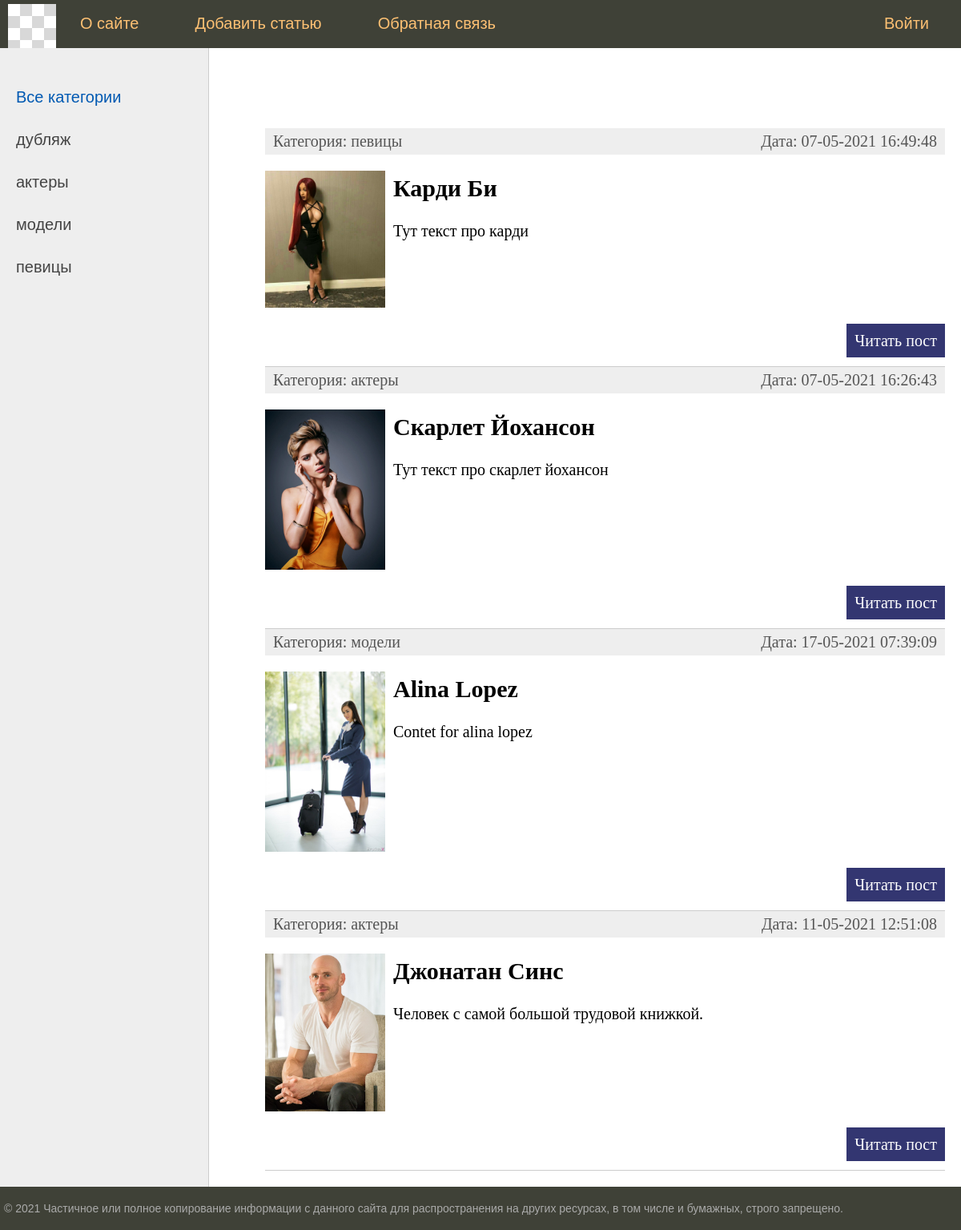
The app's page / (signed in) with its own data.
### substation/models.py (models this page shows, shortened)
class Category(models.Model):
    name = models.CharField(max_length=255, db_index=True, verbose_name="Категория")
    slug = models.SlugField(max_length=255, unique=True, db_index=True, verbose_name="URL")
    def __str__(self):
        return self.name
    def get_absolute_url(self):
        return reverse('category', kwargs={'cat_slug': self.slug})
    class Meta:
        verbose_name = 'Категория'
        verbose_name_plural = 'Категории'
        ordering = ['id', 'name']

class Testing(models.Model):
    title = models.CharField(max_length=255, verbose_name='Заголовок')
    slug = models.SlugField(max_length=255, unique=True, db_index=True, verbose_name="URL")
    content = models.TextField(blank=True)
    photo = models.ImageField(upload_to="photos/%y/%m/%d/", verbose_name='Фотография')
    time_create = models.DateTimeField(auto_now_add=True, verbose_name='Время создания')
    time_update = models.DateTimeField(auto_now=True, verbose_name='Время обновления')
    is_published = models.BooleanField(default=True, verbose_name='Опубликовано')
    cat = models.ForeignKey('Category', on_delete=models.PROTECT, null=True, verbose_name='Категория')
    def get_absolute_url(self):
        return reverse('post', kwargs={'post_slug': self.slug})
    class Meta:
        verbose_name = 'Известные женщины'
        verbose_name_plural = 'Известные женщины'
        ordering = ['time_create', 'title']

### substation/views.py (the view)
# urls.py: path('', TestingHome.as_view(), name="home"),
class TestingHome(DataMixin, ListView):
    model = Testing
    template_name = 'substation/index.html'
    context_object_name = 'posts'
    def get_context_data(self, *, object_list=None, **kwargs):
        context = super().get_context_data(**kwargs)
        c_def = self.get_user_context(title='Главная страница')
        context = dict(list(context.items()) + list(c_def.items()))
        return context
    def get_queryset(self):
        return Testing.objects.filter(is_published=True)

### substation/utils.py (called while the page is built)
    def get_user_context(self, **kwargs):
        context = kwargs
        cats = Category.objects.all()
        user_menu = menu.copy()
        if not self.request.user.is_authenticated:
            user_menu.pop(1)
        context['menu'] = user_menu
        context['cats'] = cats
        if 'cat_selected' not in context:
            context['cat_selected'] = 0
        return context

### templates/substation/index.html (shortened to what this page needs)
{% extends 'substation/base.html' %}
{% block content %}
<ul class="list-articles">
	{% for p in posts %}
        <li>
            <div class="article-panel">
                <p class="first">Категория: {{ p.cat }}</p>
                <p class="last">Дата: {{ p.time_update|date:"d-m-Y H:i:s" }}</p>
            </div>
        {% if p.photo %}
            <p><img class="img-article-left thumb" src="{{ p.photo.url }}"></p>
        {% endif %}
        <h2>{{p.title}}</h2>
	{% autoescape on %}
	{{p.content|linebreaks|truncatewords:50}}
	{% endautoescape %}
			<p class="link-read-post"><a href="{{ p.get_absolute_url }}">Читать пост</a></p>
        </li>
	{% endfor %}
</ul>
{% endblock %}

### templates/substation/base.html (shortened to what this page needs)
{% load static %}
{% load testing_tags %}
<!DOCTYPE html>
<html>
<head>
	<link type="text/css" href="{% static 'substation/css/styles.css' %}" rel="stylesheet" />
</head>
<body>
<table class="table-page" border=0 cellpadding="0" cellspacing="0">
<tr><td valign=top>
<div class="header">
    <ul id="mainmenu" class="mainmenu">
    <li class="logo"><a href="{% url 'home' %}"><div class="logo"></div></a></li>
        {% block mainmenu %}
        {% for m in menu %}
            {% if not forloop.last %}
                    <li><a href="{% url m.url_name %}">{{m.title}}</a></li>
            {% else %}
                    <li class="last"><a href="{% url m.url_name %}">{{m.title}}</a></li>
            {% endif %}
        {% endfor %}
        {% endblock mainmenu %}
    </ul>
</div>
<table class="table-content" border=0 cellpadding="0" cellspacing="0">
<tr>
	<td valign="top" class="left-chapters">
	<ul id="leftchapters">
        {% if cat_selected == 0 %}
            <li class="selected">Все категории</li>
        {% else%}
            <li class="selected"><a href="{% url 'home' %}">Все категории</a></li>
        {% endif %}
        {% for c in cats %}
            {% if c.pk == cat_selected %}
                <li class="selected">{{ c.name }}</li>
            {% else %}
                <li><a href="{{ c.get_absolute_url }}">{{ c.name }}</a></li>
            {% endif %}
        {% endfor %}
	</ul>
</td>
<td valign="top" class="content">
	<div class="content-text">
{% block content %}
{% endblock %}
	</div>
</td></tr></table>
</td></tr>
<tr><td valign=top>
	<div id="footer">
		<p>&copy; 2021 Частичное или полное копирование информации с данного сайта для распространения на других ресурсах, в том числе и бумажных, строго запрещено.</p>
	</div>
</td></tr></table>
</body>
</html>

### substation/static/substation/css/styles.css (style rules this page uses)
html, body { font-family: 'Arial'; margin: 0; padding: 0; height: 100%; width: 100%; color: #444; }
a { color: #0059b2; text-decoration: none; }
img { max-width: 600px; height: auto; }
img.img-article-left { max-width: 300px; height: auto; float: left; padding: 0 10px 10px 0; }
img.img-article-left.thumb { max-width: 150px; height: auto; }
p.link-read-post { text-align: right; }
p.link-read-post a { padding: 10px; min-width: 100px; background: #333671; color: #fff; text-decoration: none; }
div.article-panel { background: #eee; padding: 5px 10px 5px 10px; box-sizing: border-box; overflow: hidden; color: #555; }
div.article-panel p.first { margin: 0; float: left; }
div.article-panel p.last { margin: 0; float: right; }
ul.list-articles { list-style: none; margin: 0; padding: 0; }
ul.list-articles li { border-bottom: 1px solid #ccc; }
.table-page { width: 100%; height: 100%; vertical-align: top; }
.table-page tr { height: 100%; }
.header { background: #3F4137; height: 60px; }
.logo { background: url('../images/logo.png') no-repeat 10px 5px; width: 70px; height: 60px; }
ul.mainmenu { list-style: none; margin: 0; padding: 0; height: 60px; color: #fdc073; font-size: 20px; overflow: hidden; }
ul.mainmenu li { float: left; margin: 18px 40px 0 30px; }
ul.mainmenu li.logo { margin: 0; }
ul.mainmenu li.last { float: right; }
ul.mainmenu li a { color: #fdc073; text-decoration: none; }
.table-content { width: 100%; min-height: 100%; height: 100%; }
.left-chapters { margin: 0; background: #eee; border-right: 1px solid #ccc; min-height: 100%; }
.left-chapters ul { width: 230px; min-height: 100%; margin: 0; padding: 20px 10px 10px 20px; list-style: none; font-size: 20px; }
.left-chapters ul li { margin: 30px 0 0 0; color: #999; }
.left-chapters ul li.selected { color: #0059b2; }
.left-chapters ul li a { color: #444; text-decoration: none; }
.content { padding: 40px 20px 20px 40px; width: 100%; box-sizing: border-box; }
.content-text { margin: 60px 0 0 30px; color: #000; font-size: 20px; font-family: Yandex Sans Display Light; }
#footer { box-sizing: border-box; background: #3F4137; padding: 5px; color: #aaa; font-size: 14px; font-family: Verdana, Geneva, Arial, Helvetica; text-align: left; overflow: hidden; }

### records on screen
Category: name "дубляж"
Category: name "актеры"
Category: name "модели"
Category: name "певицы"
Testing: cat "певицы", time_update "07-05-2021 16:49:48", photo (picture), title "Карди Би", content "Тут текст про карди"
Testing: cat "актеры", time_update "07-05-2021 16:26:43", photo (picture), title "Скарлет Йохансон", content "Тут текст про скарлет йохансон"
Testing: cat "модели", time_update "17-05-2021 07:39:09", photo (picture), title "Alina Lopez", content "Contet for alina lopez"
Testing: cat "актеры", time_update "11-05-2021 12:51:08", photo (picture), title "Джонатан Синс", content "Человек с самой большой трудовой книжкой."

### other values on screen
{{ m.title }} "О сайте" "Добавить статью" "Обратная связь"
{{ m.title }} "Войти"
